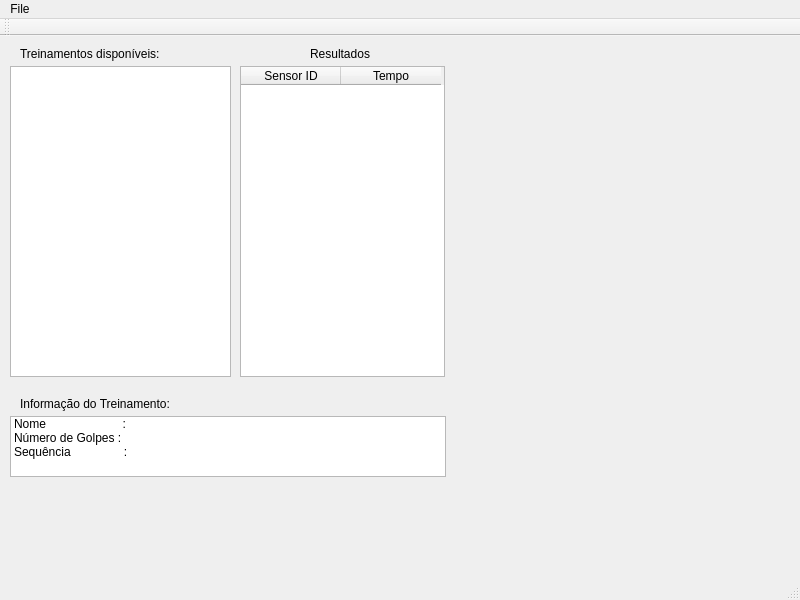
<?xml version="1.0" encoding="UTF-8"?>
<ui version="4.0">
 <class>MainWindow</class>
 <widget class="QMainWindow" name="MainWindow">
  <property name="geometry">
   <rect>
    <x>0</x>
    <y>0</y>
    <width>800</width>
    <height>600</height>
   </rect>
  </property>
  <property name="windowTitle">
   <string>MainWindow</string>
  </property>
  <widget class="QWidget" name="centralwidget">
   <widget class="QWidget" name="horizontalLayoutWidget">
    <property name="geometry">
     <rect>
      <x>10</x>
      <y>30</y>
      <width>221</width>
      <height>311</height>
     </rect>
    </property>
    <layout class="QHBoxLayout" name="train_seq_layout">
     <item>
      <widget class="QListWidget" name="train_seq_list"/>
     </item>
    </layout>
   </widget>
   <widget class="QWidget" name="horizontalLayoutWidget_2">
    <property name="geometry">
     <rect>
      <x>240</x>
      <y>30</y>
      <width>205</width>
      <height>311</height>
     </rect>
    </property>
    <layout class="QHBoxLayout" name="hit_layout">
     <item>
      <widget class="QTableWidget" name="hit_table">
       <column>
        <property name="text">
         <string>Sensor ID</string>
        </property>
       </column>
       <column>
        <property name="text">
         <string>Tempo</string>
        </property>
       </column>
      </widget>
     </item>
    </layout>
   </widget>
   <widget class="QLabel" name="train_seq_list_label">
    <property name="geometry">
     <rect>
      <x>20</x>
      <y>10</y>
      <width>161</width>
      <height>16</height>
     </rect>
    </property>
    <property name="text">
     <string>Treinamentos disponíveis:</string>
    </property>
   </widget>
   <widget class="QLabel" name="hit_table_label">
    <property name="geometry">
     <rect>
      <x>310</x>
      <y>10</y>
      <width>61</width>
      <height>16</height>
     </rect>
    </property>
    <property name="text">
     <string>Resultados</string>
    </property>
   </widget>
   <widget class="QWidget" name="horizontalLayoutWidget_3">
    <property name="geometry">
     <rect>
      <x>10</x>
      <y>380</y>
      <width>436</width>
      <height>61</height>
     </rect>
    </property>
    <layout class="QHBoxLayout" name="info_layout">
     <item>
      <widget class="QListWidget" name="info_list">
       <item>
        <property name="text">
         <string>Nome                       : </string>
        </property>
       </item>
       <item>
        <property name="text">
         <string>Número de Golpes : </string>
        </property>
       </item>
       <item>
        <property name="text">
         <string>Sequência                :</string>
        </property>
       </item>
      </widget>
     </item>
    </layout>
   </widget>
   <widget class="QLabel" name="label">
    <property name="geometry">
     <rect>
      <x>20</x>
      <y>360</y>
      <width>151</width>
      <height>16</height>
     </rect>
    </property>
    <property name="text">
     <string>Informação do Treinamento:</string>
    </property>
   </widget>
  </widget>
  <widget class="QMenuBar" name="menubar">
   <property name="geometry">
    <rect>
     <x>0</x>
     <y>0</y>
     <width>800</width>
     <height>21</height>
    </rect>
   </property>
   <widget class="QMenu" name="menuFile">
    <property name="title">
     <string>File</string>
    </property>
   </widget>
   <addaction name="menuFile"/>
  </widget>
  <widget class="QStatusBar" name="statusbar"/>
  <widget class="QToolBar" name="toolBar">
   <property name="windowTitle">
    <string>toolBar</string>
   </property>
   <attribute name="toolBarArea">
    <enum>TopToolBarArea</enum>
   </attribute>
   <attribute name="toolBarBreak">
    <bool>false</bool>
   </attribute>
  </widget>
 </widget>
 <resources/>
 <connections/>
</ui>
